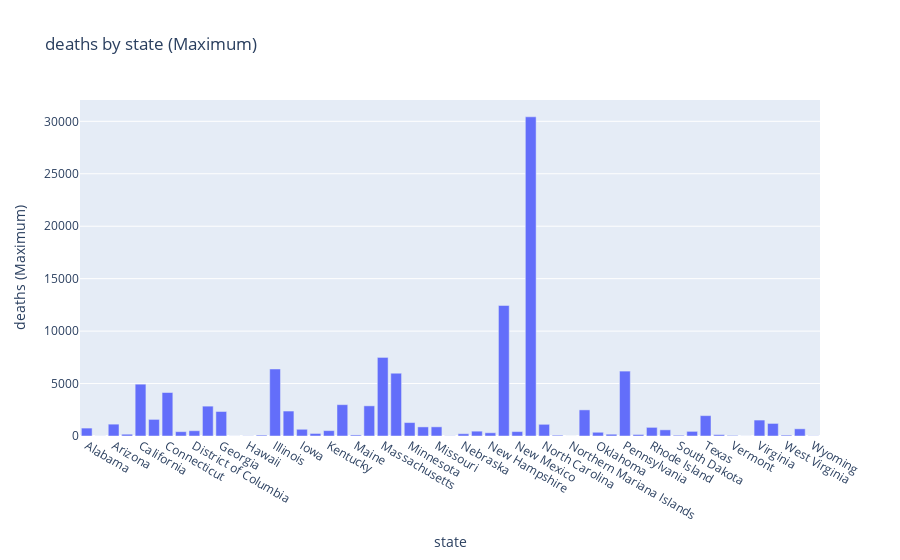

The cell this chart's notebook holds for it:
### Code cell
import dtale
from dtale.cli.loaders.csv_loader import loader_func as load_csv

def _testdata_loader():
    import pandas as pd

    data = load_csv(
        path='https://raw.githubusercontent.com/nytimes/covid-19-data/master/us-states.csv',
        parse_dates=['date']
    )
    codes = load_csv(
        path='https://raw.githubusercontent.com/jasonong/List-of-US-States/master/states.csv',
    )
    codes = codes.set_index('State').to_dict()['Abbreviation']
    data['state_code'] = data['state'].map(codes)
    return data

df = _testdata_loader()
d = dtale.show(df)
d.offline_chart(chart_type='bar', x='state', y='deaths', agg='max')

### Figure 1 — Plotly figure (JSON) as saved in the notebook; plotly's stock layout.template omitted (floating-point values rounded to 4 significant figures)
{"data": [{"type": "bar", "x": ["Alabama", "Alaska", "Arizona", "Arkansas", "California", "Colorado", "Connecticut", "Delaware", "District of Columbia", "Florida", "Georgia", "Guam", "Hawaii", "Idaho", "Illinois", "Indiana", "Iowa", "Kansas", "Kentucky", "Louisiana", "Maine", "Maryland", "Massachusetts", "Michigan", "Minnesota", "Mississippi", "Missouri", "Montana", "Nebraska", "Nevada", "New Hampshire", "New Jersey", "New Mexico", "New York", "North Carolina", "North Dakota", "Northern Mariana Islands", "Ohio", "Oklahoma", "Oregon", "Pennsylvania", "Puerto Rico", "Rhode Island", "South Carolina", "South Dakota", "Tennessee", "Texas", "Utah", "Vermont", "Virgin Islands", "Virginia", "Washington", "West Virginia", "Wisconsin", "Wyoming"], "y": [755, 9, 1130, 171, 4941, 1583, 4146, 414, 502, 2847, 2337, 6, 17, 86, 6388, 2380, 641, 242, 513, 2987, 100, 2875, 7492, 5985, 1280, 868, 873, 18, 217, 460, 308, 12443, 421, 30431, 1114, 77, 2, 2490, 357, 171, 6187, 144, 823, 588, 73, 441, 1942, 131, 55, 6, 1520, 1198, 86, 685, 18]}], "layout": {"barmode": "group", "legend": {"orientation": "h"}, "title": {"text": "deaths by state (Maximum)"}, "xaxis": {"title": {"text": "state"}}, "yaxis": {"tickformat": ".0f", "title": {"text": "deaths (Maximum)"}}}}
